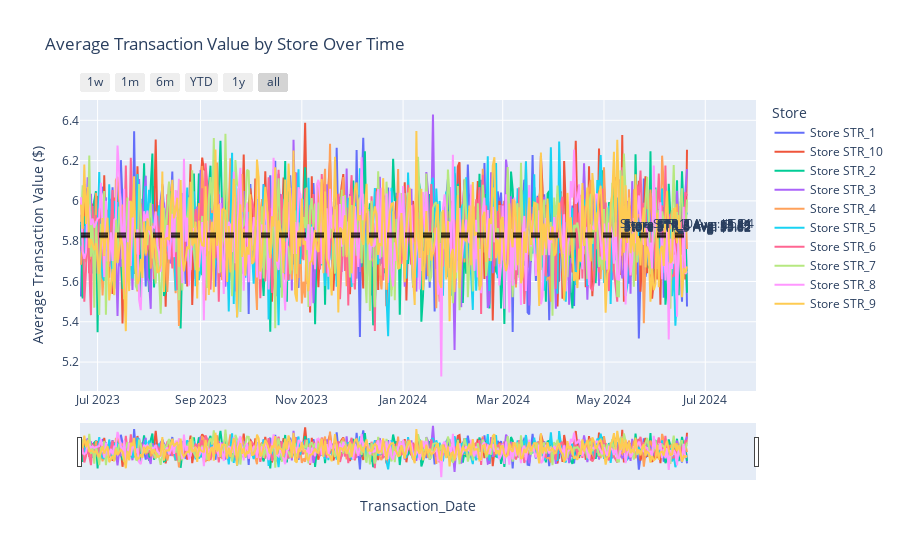

The cell this chart's notebook holds for it:
### Markdown cell above
# 6. Revenue Distribution by Menu Group Chart

### Code cell
# Create the plot
fig = go.Figure()

for store in avg_transaction['Store_Number'].unique():
    store_data = avg_transaction[avg_transaction['Store_Number'] == store]
    fig.add_trace(go.Scatter(
        x=store_data['Transaction_Date'],
        y=store_data['Price'],
        mode='lines',
        name=f'Store {store}',
        hovertemplate='<b>Store %{name}</b><br>Date: %{x|%Y-%m-%d}<br>Avg Transaction: $%{y:.2f}<extra></extra>'
    ))

fig.update_layout(
    title='Average Transaction Value by Store Over Time',
    xaxis_title='Transaction_Date',
    yaxis_title='Average Transaction Value ($)',
    legend_title='Store',
    hovermode='closest'
)

# Add range slider
fig.update_layout(
    xaxis=dict(
        rangeselector=dict(
            buttons=list([
                dict(count=7, label="1w", step="day", stepmode="backward"),
                dict(count=1, label="1m", step="month", stepmode="backward"),
                dict(count=6, label="6m", step="month", stepmode="backward"),
                dict(count=1, label="YTD", step="year", stepmode="todate"),
                dict(count=1, label="1y", step="year", stepmode="backward"),
                dict(step="all")
            ])
        ),
        rangeslider=dict(visible=True),
        type="date"
    )
)

# Add annotations for overall average lines
overall_avg = merged_df.groupby('Store_Number')['Price'].mean()
for store, avg in overall_avg.items():
    fig.add_shape(
        type="line",
        x0=transactions_df['Transaction_Date'].min(),
        x1=transactions_df['Transaction_Date'].max(),
        y0=avg,
        y1=avg,
        line=dict(color="rgba(0,0,0,0.3)", width=2, dash="dash"),
    )
    fig.add_annotation(
        x=transactions_df['Transaction_Date'].max(),
        y=avg,
        text=f"Store {store} Avg: ${avg:.2f}",
        showarrow=False,
        yshift=10
    )

fig.show()

### Figure 1 — Plotly figure (JSON) as saved in the notebook; plotly's stock layout.template omitted (floating-point values rounded to 4 significant figures; data arrays with more than 128 entries replaced by an {"elided": "..."} marker saying what was removed)
{"data": [{"hovertemplate": "<b>Store %{name}</b><br>Date: %{x|%Y-%m-%d}<br>Avg Transaction: $%{y:.2f}<extra></extra>", "mode": "lines", "name": "Store STR_1", "type": "scatter", "x": {"elided": "366 str values"}, "y": {"elided": "366 float values"}}, {"hovertemplate": "<b>Store %{name}</b><br>Date: %{x|%Y-%m-%d}<br>Avg Transaction: $%{y:.2f}<extra></extra>", "mode": "lines", "name": "Store STR_10", "type": "scatter", "x": {"elided": "366 str values"}, "y": {"elided": "366 float values"}}, {"hovertemplate": "<b>Store %{name}</b><br>Date: %{x|%Y-%m-%d}<br>Avg Transaction: $%{y:.2f}<extra></extra>", "mode": "lines", "name": "Store STR_2", "type": "scatter", "x": {"elided": "366 str values"}, "y": {"elided": "366 float values"}}, {"hovertemplate": "<b>Store %{name}</b><br>Date: %{x|%Y-%m-%d}<br>Avg Transaction: $%{y:.2f}<extra></extra>", "mode": "lines", "name": "Store STR_3", "type": "scatter", "x": {"elided": "366 str values"}, "y": {"elided": "366 float values"}}, {"hovertemplate": "<b>Store %{name}</b><br>Date: %{x|%Y-%m-%d}<br>Avg Transaction: $%{y:.2f}<extra></extra>", "mode": "lines", "name": "Store STR_4", "type": "scatter", "x": {"elided": "366 str values"}, "y": {"elided": "366 float values"}}, {"hovertemplate": "<b>Store %{name}</b><br>Date: %{x|%Y-%m-%d}<br>Avg Transaction: $%{y:.2f}<extra></extra>", "mode": "lines", "name": "Store STR_5", "type": "scatter", "x": {"elided": "366 str values"}, "y": {"elided": "366 float values"}}, {"hovertemplate": "<b>Store %{name}</b><br>Date: %{x|%Y-%m-%d}<br>Avg Transaction: $%{y:.2f}<extra></extra>", "mode": "lines", "name": "Store STR_6", "type": "scatter", "x": {"elided": "366 str values"}, "y": {"elided": "366 float values"}}, {"hovertemplate": "<b>Store %{name}</b><br>Date: %{x|%Y-%m-%d}<br>Avg Transaction: $%{y:.2f}<extra></extra>", "mode": "lines", "name": "Store STR_7", "type": "scatter", "x": {"elided": "366 str values"}, "y": {"elided": "366 float values"}}, {"hovertemplate": "<b>Store %{name}</b><br>Date: %{x|%Y-%m-%d}<br>Avg Transaction: $%{y:.2f}<extra></extra>", "mode": "lines", "name": "Store STR_8", "type": "scatter", "x": {"elided": "366 str values"}, "y": {"elided": "366 float values"}}, {"hovertemplate": "<b>Store %{name}</b><br>Date: %{x|%Y-%m-%d}<br>Avg Transaction: $%{y:.2f}<extra></extra>", "mode": "lines", "name": "Store STR_9", "type": "scatter", "x": {"elided": "366 str values"}, "y": {"elided": "366 float values"}}], "layout": {"annotations": [{"showarrow": false, "text": "Store STR_1 Avg: $5.84", "x": "2024-06-20T00:00:00", "y": 5.84, "yshift": 10}, {"showarrow": false, "text": "Store STR_10 Avg: $5.84", "x": "2024-06-20T00:00:00", "y": 5.838, "yshift": 10}, {"showarrow": false, "text": "Store STR_2 Avg: $5.83", "x": "2024-06-20T00:00:00", "y": 5.826, "yshift": 10}, {"showarrow": false, "text": "Store STR_3 Avg: $5.83", "x": "2024-06-20T00:00:00", "y": 5.834, "yshift": 10}, {"showarrow": false, "text": "Store STR_4 Avg: $5.82", "x": "2024-06-20T00:00:00", "y": 5.823, "yshift": 10}, {"showarrow": false, "text": "Store STR_5 Avg: $5.82", "x": "2024-06-20T00:00:00", "y": 5.822, "yshift": 10}, {"showarrow": false, "text": "Store STR_6 Avg: $5.83", "x": "2024-06-20T00:00:00", "y": 5.827, "yshift": 10}, {"showarrow": false, "text": "Store STR_7 Avg: $5.84", "x": "2024-06-20T00:00:00", "y": 5.836, "yshift": 10}, {"showarrow": false, "text": "Store STR_8 Avg: $5.83", "x": "2024-06-20T00:00:00", "y": 5.826, "yshift": 10}, {"showarrow": false, "text": "Store STR_9 Avg: $5.82", "x": "2024-06-20T00:00:00", "y": 5.819, "yshift": 10}], "hovermode": "closest", "legend": {"title": {"text": "Store"}}, "shapes": [{"line": {"color": "rgba(0,0,0,0.3)", "dash": "dash", "width": 2}, "type": "line", "x0": "2023-06-21T00:00:00", "x1": "2024-06-20T00:00:00", "y0": 5.84, "y1": 5.84}, {"line": {"color": "rgba(0,0,0,0.3)", "dash": "dash", "width": 2}, "type": "line", "x0": "2023-06-21T00:00:00", "x1": "2024-06-20T00:00:00", "y0": 5.838, "y1": 5.838}, {"line": {"color": "rgba(0,0,0,0.3)", "dash": "dash", "width": 2}, "type": "line", "x0": "2023-06-21T00:00:00", "x1": "2024-06-20T00:00:00", "y0": 5.826, "y1": 5.826}, {"line": {"color": "rgba(0,0,0,0.3)", "dash": "dash", "width": 2}, "type": "line", "x0": "2023-06-21T00:00:00", "x1": "2024-06-20T00:00:00", "y0": 5.834, "y1": 5.834}, {"line": {"color": "rgba(0,0,0,0.3)", "dash": "dash", "width": 2}, "type": "line", "x0": "2023-06-21T00:00:00", "x1": "2024-06-20T00:00:00", "y0": 5.823, "y1": 5.823}, {"line": {"color": "rgba(0,0,0,0.3)", "dash": "dash", "width": 2}, "type": "line", "x0": "2023-06-21T00:00:00", "x1": "2024-06-20T00:00:00", "y0": 5.822, "y1": 5.822}, {"line": {"color": "rgba(0,0,0,0.3)", "dash": "dash", "width": 2}, "type": "line", "x0": "2023-06-21T00:00:00", "x1": "2024-06-20T00:00:00", "y0": 5.827, "y1": 5.827}, {"line": {"color": "rgba(0,0,0,0.3)", "dash": "dash", "width": 2}, "type": "line", "x0": "2023-06-21T00:00:00", "x1": "2024-06-20T00:00:00", "y0": 5.836, "y1": 5.836}, {"line": {"color": "rgba(0,0,0,0.3)", "dash": "dash", "width": 2}, "type": "line", "x0": "2023-06-21T00:00:00", "x1": "2024-06-20T00:00:00", "y0": 5.826, "y1": 5.826}, {"line": {"color": "rgba(0,0,0,0.3)", "dash": "dash", "width": 2}, "type": "line", "x0": "2023-06-21T00:00:00", "x1": "2024-06-20T00:00:00", "y0": 5.819, "y1": 5.819}], "title": {"text": "Average Transaction Value by Store Over Time"}, "xaxis": {"rangeselector": {"buttons": [{"count": 7, "label": "1w", "step": "day", "stepmode": "backward"}, {"count": 1, "label": "1m", "step": "month", "stepmode": "backward"}, {"count": 6, "label": "6m", "step": "month", "stepmode": "backward"}, {"count": 1, "label": "YTD", "step": "year", "stepmode": "todate"}, {"count": 1, "label": "1y", "step": "year", "stepmode": "backward"}, {"step": "all"}]}, "rangeslider": {"visible": true}, "title": {"text": "Transaction_Date"}, "type": "date"}, "yaxis": {"title": {"text": "Average Transaction Value ($)"}}}}
